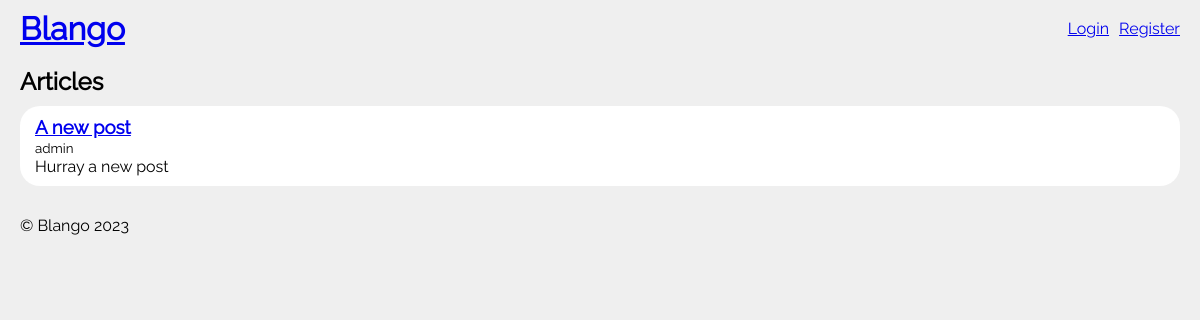
The app's page /, older data.
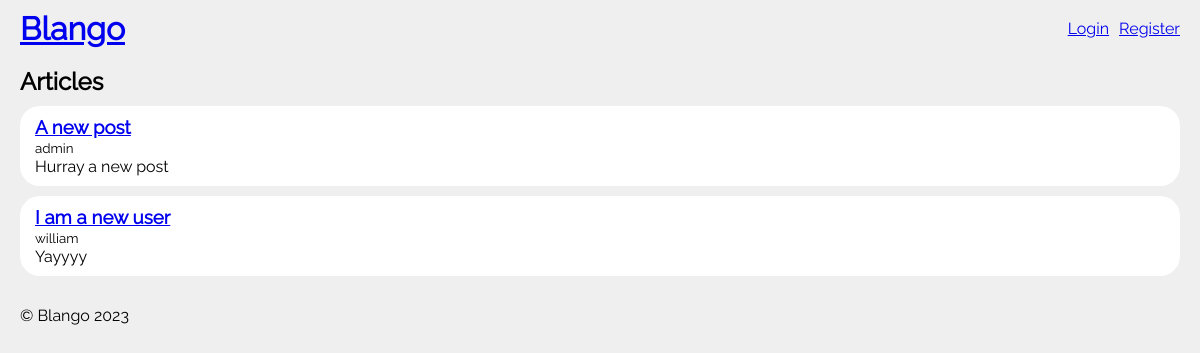
The same page, newer data.
### blog/models.py (models this page shows, shortened)
class Post(models.Model):
    title = models.CharField(max_length=255)
    author = models.ForeignKey(settings.AUTH_USER_MODEL, on_delete=models.CASCADE)
    body = models.TextField()

### accounts/models.py (models this page shows)
class User(AbstractUser):
    class Meta:
        db_table = "auth_user"

### blog/views.py (the view)
# urls.py: path("", BlogListView.as_view(), name="home"),
class BlogListView(ListView):
    model = Post
    template_name = "home.html"

### templates/home.html (shortened to what this page needs)
{% extends "base.html" %}
{% block content %}
		<main>
			<h2>Articles</h2>
			<div class="posts">
				{% for post in post_list %}
					<div class="post">
						<h3><a href="{% url 'post_detail' post.pk %}">{{ post.title }}</a></h3>
						<span><small>{{ post.author }}</small></span>
						<p>{{ post.body }}</p>
					</div>
				{% endfor %}
			</div>
		</main>
{% endblock %}

Row changes from the older to the newer data that the page shows:
added Post: title "I am a new user", author "william", body "Yayyyy"
